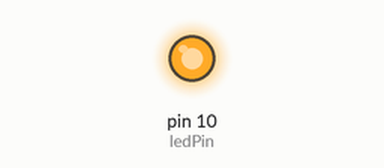
Recording of a sketch running on a simulated Arduino Uno, built with avr-gcc and run on an emulated ATmega328P. Parts: output pins drawn as LEDs (lit = HIGH).

Above: at 2.5 s.
At 7.5 s:
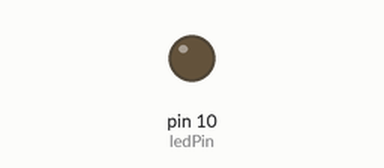
Timing chart, 0 to 13.0 s (numbered marks = the images above):
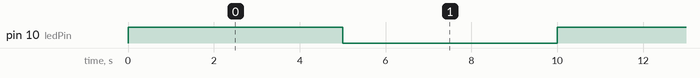

The sketch:

pwm.ino
```cpp
int ledPin = 10;  // Broche où est branchée la LED

void setup() {
  pinMode(ledPin, OUTPUT);
}

void loop() {
  digitalWrite(ledPin, HIGH);  // Allume la LED
  delay(5000);                 // Attend 5 secondes

  digitalWrite(ledPin, LOW);   // Éteint la LED
  delay(5000);                // Attend 10 secondes
}
```

Measured:
- by itself, pin 10 (ledPin): alternates HIGH for 5.0 s and LOW for 5.0 s
